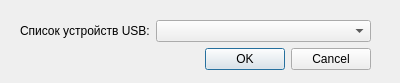
<?xml version="1.0" encoding="UTF-8"?>
<ui version="4.0">
 <class>UsbSettingsWindow</class>
 <widget class="QDialog" name="UsbSettingsWindow">
  <property name="geometry">
   <rect>
    <x>0</x>
    <y>0</y>
    <width>400</width>
    <height>83</height>
   </rect>
  </property>
  <property name="windowTitle">
   <string>Dialog</string>
  </property>
  <widget class="QWidget" name="formLayoutWidget">
   <property name="geometry">
    <rect>
     <x>20</x>
     <y>20</y>
     <width>351</width>
     <height>51</height>
    </rect>
   </property>
   <layout class="QFormLayout" name="formLayout">
    <item row="0" column="1">
     <widget class="QComboBox" name="comboBoxDevicecList"/>
    </item>
    <item row="0" column="0">
     <widget class="QLabel" name="labelDevicesList">
      <property name="text">
       <string>Список устройств USB:</string>
      </property>
     </widget>
    </item>
    <item row="1" column="0" colspan="2">
     <widget class="QDialogButtonBox" name="buttonBox">
      <property name="orientation">
       <enum>Qt::Horizontal</enum>
      </property>
      <property name="standardButtons">
       <set>QDialogButtonBox::Cancel|QDialogButtonBox::Ok</set>
      </property>
     </widget>
    </item>
   </layout>
  </widget>
 </widget>
 <resources/>
 <connections>
  <connection>
   <sender>buttonBox</sender>
   <signal>accepted()</signal>
   <receiver>UsbSettingsWindow</receiver>
   <slot>accept()</slot>
   <hints>
    <hint type="sourcelabel">
     <x>239</x>
     <y>61</y>
    </hint>
    <hint type="destinationlabel">
     <x>157</x>
     <y>82</y>
    </hint>
   </hints>
  </connection>
  <connection>
   <sender>buttonBox</sender>
   <signal>rejected()</signal>
   <receiver>UsbSettingsWindow</receiver>
   <slot>reject()</slot>
   <hints>
    <hint type="sourcelabel">
     <x>307</x>
     <y>67</y>
    </hint>
    <hint type="destinationlabel">
     <x>286</x>
     <y>82</y>
    </hint>
   </hints>
  </connection>
 </connections>
</ui>
